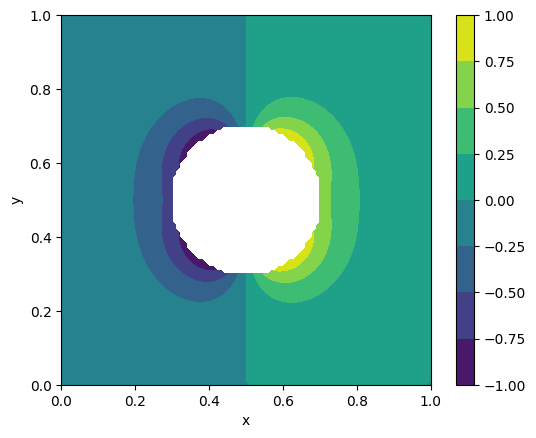

Reproduce this figure in Python.
import numpy as np
import matplotlib.pyplot as plt
from scipy.optimize import root
from itertools import product

class Solver:
    """A 2-dimensional, first order accurate finite difference
    scheme for elliptic PDE with irregular geometries

    Reference: "Numerical Partial Differential Equations: Conservation
    Laws and Elliptic Equations", Ch. 11, by J. W. Thomas

    Attributes
    ----------
    un : float array, 2-dimensional
        state vector representing the solution at timestep "n"
    unp1 : float array, 2-dimensional
        state vector representing the solution at timestep "n+1"
    t : float
        time, initialized to zero
    dt : float
        timestep
    iterations : int
        number of iterations done
    xmin : float
        minimum value of the x-axis
    xmax : float
        maximum value of the x-axis
    ymin : float
        minimum value of the y-axis
    ymax : float
        maximum value of the y-axis
    dx : float
        stepsize of the x-axis
    dy : float
        stepsize of the y-axis
    x : float array, 1-dimensional
        gridpoints on the x-axis
    y : float array, 1-dimensional
        gridpoints on the y-axis
    X : float array, 2-dimensional
        the x domain
    Y : float array, 2-dimensional
        the y domain
    si : float
        starting parameter
    sf : float
        final parameter
    ds : float
        max stepsize for the parameter
    atol : float
        tolerance
    rho_l : float array, 2-dimensional
        distance to the surface in the -x direction, 1 by default
    rho_r : float array, 2-dimensional
        distance to the surface in the +x direction, 1 by default
    rho_d : float array, 2-dimensional
        distance to the surface in the -y direction, 1 by default
    rho_u : float array, 2-dimensional
        distance to the surface in the +y direction, 1 by default
    un_rho_l : float array, 2-dimensional
        boundary condition of a neighboring surface in the -x direction
    un_rho_r : float array, 2-dimensional
        boundary condition of a neighboring surface in the +x direction
    un_rho_d : float array, 2-dimensional
        boundary condition of a neighboring surface in the -y direction
    un_rho_u : float array, 2-dimensional
        boundary condition of a neighboring surface in the +y direction
    s0 : float array, 2-dimensional
        array of scheme parameters
    s1 : float array, 2-dimensional
        array of scheme parameters
    s2 : float array, 2-dimensional
        array of scheme parameters
    s3 : float array, 2-dimensional
        array of scheme parameters
    s4 : float array, 2-dimensional
        array of scheme parameters
    b_on_shape : boolean array, 2-dimensional
        tracks gridpoints on the shape's surface
    b_in_shape : boolean array, 2-dimensional
        tracks gridpoints within the shape
    surf_x : dictionary
        tracks points on x-gridlines on the shape's surface
    surf_y : dictionary
        tracks points on y-gridlines on the shape's surface

    Methods
    -------
    f_x(s)
        parameteric function calculating x at parameter "s"
    f_y(s)
        parameteric function calculating y at parameter "s"
    initial_conditions()
        Sets initial conditions
    boundary_conditions()
        Calculate boundary conditions on the surface (edges of the
        domain are fixed to 0).
    iteration(n, tol)
        Runs "n" iterations of the scheme
    plot_solution(filename)
        Plots the solution and saves the figure to "filename".

    """

    def __init__(self, n, dt, si, sf, ns, xmin=0, xmax=1, ymin=0, ymax=1, atol=1e-6):
        """Constructs attributes for the solver object.

        Arguments
        ---------
        n : int
            number of gridpoints on both the x- and y-axis
        dt : float
            timestep
        si : float
            starting parameter
        sf : float
            final parameter
        ns : int
            number of gridcells
        xmin : float, optional
            minimum value of the x-axis
        xmax : float, optional
            maximum value of the x-axis
        ymin : float, optional
            minimum value of the y-axis
        ymax : float, optional
            maximum value of the y-axis
        atol : float, optional
            tolerance
        """

        self.atol = atol
        self.t = 0
        self.iterations = 0
        self.dt = dt

        # Parametric variable
        self.si = si
        self.sf = sf
        self.ds = (self.sf - self.si) / (ns+1)

        # Grid
        self.n = n
        self.xmin = xmin
        self.xmax = xmax
        self.ymin = ymin
        self.ymax = ymax
        self.x = np.linspace(self.xmin, self.xmax, self.n)
        self.y = np.linspace(self.ymin, self.ymax, self.n)
        self.dx = self.x[1] - self.x[0]
        self.dy = self.y[1] - self.y[0]
        assert self.dx == self.dy, 'Only tested for cases with a regular grid'
        self.r = self.dt / self.dx / self.dx
        self.X, self.Y = np.meshgrid(self.x, self.y, indexing='ij')

        # Distance from gridpoint to shape surface, if adjacent; 1 by default
        self.rho_l = np.ones(self.X.shape)
        self.rho_r = np.ones(self.X.shape)
        self.rho_u = np.ones(self.X.shape)
        self.rho_d = np.ones(self.X.shape)

        # Overrides adjecent gridpoint with boundary condition of the surface, if needed;
        # 1 by default
        self.un_rho_l = np.ones(self.X.shape)
        self.un_rho_r = np.ones(self.X.shape)
        self.un_rho_u = np.ones(self.X.shape)
        self.un_rho_d = np.ones(self.X.shape)

        # Scheme parameters
        self.s0 = None
        self.s1 = None
        self.s2 = None
        self.s3 = None
        self.s4 = None

        # Booleans for gridpoints
        self.b_on_shape = np.zeros(self.X.shape, dtype=bool)
        self.b_in_shape = np.zeros(self.X.shape, dtype=bool)

        # State variables
        self.un = None
        self.unp1 = None

        # Surface points
        self.surf_x = None
        self.surf_y = None

        # Fill/update arrays with values needed
        self._calc_surf_points()
        self._set_bools_in_shape()
        self._set_bools_on_shape()
        self._calc_dist_from_surf()
        self._calc_scheme_parameters()

    def _calc_surf_points(self):
        """ Calculates points on the surface of the shape along each gridline.
        """
        
        # Setup a bunch of points by following the trajectory;
        # each x- or y-line must have a pair of points surrounding it
        sn = self.si
        xn = self.f_x(sn)
        yn = self.f_y(sn)
        points = [(xn, yn, sn)]
        while sn < self.sf:
            ds = self.ds
            xn = self.f_x(sn + self.ds)
            yn = self.f_y(sn + self.ds)
            while np.abs(xn - points[-1][0]) > (self.dx - self.atol) or np.abs(yn - points[-1][1]) > (self.dy - self.atol):
                ds /= 2
                xn = self.f_x(sn + ds)
                yn = self.f_y(sn + ds)
            sn += ds
            points.append((xn, yn, sn))

        def equations_x(p, y):
            x, s = p
            return (y-self.f_y(s), x-self.f_x(s))

        def equations_y(p, x):
            y, s = p
            return (y-self.f_y(s), x-self.f_x(s))

        # Use these points to find intersections with the grid on each axis
        self.surf_x = {xi:[] for xi in self.x}
        for pa, pb in zip(points[1:], points[:-1]):
            x_pa, y_pa, s_pa = pa
            x_pb, y_pb, s_pb = pb
            if np.isclose(x_pa, x_pb, self.atol):
                continue

            # Find a gridline of x
            if x_pa > x_pb:
                b = (x_pa + self.atol > self.x) * (x_pb - self.atol < self.x)
            else:
                b = (x_pa - self.atol < self.x) * (x_pb + self.atol > self.x)

            if any(b):
                assert sum(b) == 1
                x = self.x[b][0]
            else:
                continue

            # Calculate the y not on a gridline
            y = None
            for yi, si in product([y_pa, y_pb], [s_pa, s_pb]):
                r = root(equations_y, [yi, si], x)
                if r.success:
                    y = r.x[0]
                    self.surf_x[x].append(y)
                    break
            assert y is not None
        
        self.surf_y = {yi:[] for yi in self.y}
        for pa, pb in zip(points[1:], points[:-1]):
            x_pa, y_pa, s_pa = pa
            x_pb, y_pb, s_pb = pb
            if np.isclose(y_pa, y_pb, self.atol):
                continue

            # Find a gridline of y
            if y_pa > y_pb:
                b = (y_pa + self.atol > self.y) * (y_pb - self.atol < self.y)
            else:
                b = (y_pa - self.atol < self.y) * (y_pb + self.atol > self.y)

            if any(b):
                assert sum(b) == 1
                y = self.y[b][0]
            else:
                continue

            # Calculate the x not on a gridline
            x = None
            for xi, si in product([x_pa, x_pb], [s_pa, s_pb]):
                r = root(equations_x, [xi, si], y)
                if r.success:
                    x = r.x[0]
                    self.surf_y[y].append(x)
                    break
            assert x is not None

    def _set_bools_in_shape(self):
        """Determines which gridpoints are within the shape, filling the
        b_in_shape attribute.
        """
        
        # Find b_in_shape using these intersection points
        # Make sure to OMIT any points that are on the surface
        for j, y in enumerate(self.y):
            for i, x in enumerate(self.x):
                out_x = True
                out_y = True
                if self.surf_x[x]:
                    out_x = (y < min(self.surf_x[x]) + self.atol) or (y > max(self.surf_x[x]) - self.atol)
                if self.surf_y[y]:
                    out_y = (x < min(self.surf_y[y]) + self.atol) or (x > max(self.surf_y[y]) - self.atol)
                self.b_in_shape[i,j] = not (out_y or out_x) # found neither to be outside on the x direction nor the y direction --> must be inside

    def _set_bools_on_shape(self):
        """Determines which gridpoints are on the surfaces of the shape,
        filling the b_on_shape attribute.
        """

        # Loop over surface points and check if they are on the grid
        for i, (xi, y) in enumerate(self.surf_x.items()):
            for yi in y:
                b = (yi - self.atol < self.y) * (yi + self.atol > self.y)
                if any(b):
                    assert sum(b) == 1
                    j = np.where(b)[0][0]
                    if not self.b_in_shape[i,j]:
                        self.b_on_shape[i,j] = True
        
        for j, (yj, x) in enumerate(self.surf_y.items()):
            for xj in x:
                b = (xj - self.atol < self.x) * (xj + self.atol > self.x)
                if any(b):
                    assert sum(b) == 1
                    i = np.where(b)[0][0]
                    if not self.b_in_shape[i,j]:
                        self.b_on_shape[i,j] = True

    def _calc_dist_from_surf(self):
        """Calculated distances from the shape surface to neighboring
        gridpoints, filling the rho_* and un_rho_* attributes.
        """
        
        # Find distances from grid points to surface points,
        # b_in_shape will be used to identify directions to set the measurement.

        # Loop over surface points
        for idx_x, (x, ys) in enumerate(self.surf_x.items()):
            for y in ys:
                gt = self.y > y + self.atol
                idx_y = np.where(gt)[0][0] - 1
                if self.b_on_shape[idx_x,idx_y]:
                    continue
                if ~self.b_in_shape[idx_x,idx_y] and self.b_in_shape[idx_x,idx_y+1]:
                    d = y - self.y[idx_y]
                    self.rho_u[idx_x,idx_y] = d / self.dy
                    self.un_rho_u[idx_x,idx_y] = self.boundary_conditions(self.x[idx_x], self.y[idx_y]+d)
                elif ~self.b_in_shape[idx_x,idx_y+1] and self.b_in_shape[idx_x,idx_y]:
                    d = self.y[idx_y+1] - y
                    self.rho_d[idx_x,idx_y+1] = d / self.dy
                    self.un_rho_d[idx_x,idx_y+1] = self.boundary_conditions(self.x[idx_x], self.y[idx_y+1]-d)

        for idx_y, (y, xs) in enumerate(self.surf_y.items()):
            for x in xs:
                gt = self.x > x + self.atol
                idx_x = np.where(gt)[0][0] - 1
                if self.b_on_shape[idx_x,idx_y]:
                    continue
                if ~self.b_in_shape[idx_x,idx_y] and self.b_in_shape[idx_x+1,idx_y]:
                    d = x - self.x[idx_x]
                    self.rho_r[idx_x,idx_y] = d / self.dx
                    self.un_rho_r[idx_x,idx_y] = self.boundary_conditions(self.x[idx_x]+d, self.y[idx_y])
                elif self.b_in_shape[idx_x,idx_y] and ~self.b_in_shape[idx_x+1,idx_y]:
                    d = self.x[idx_x+1] - x
                    self.rho_l[idx_x+1,idx_y] = d / self.dx
                    self.un_rho_l[idx_x+1,idx_y] = self.boundary_conditions(self.x[idx_x+1]-d, self.y[idx_y])


    def _calc_scheme_parameters(self):
        """Calculated constant parameters used in the scheme and the initial
        state.
        """

        self.s0 = 1 - 2*self.r/self.rho_l/self.rho_r - 2*self.r/self.rho_u/self.rho_d
        self.s1 = 4 * self.r / (1+self.rho_l) / self.rho_r / (1+self.rho_r)
        self.s2 = 4 * self.r / (1+self.rho_r) / self.rho_l / (1+self.rho_l)
        self.s3 = 4 * self.r / (1+self.rho_d) / self.rho_u / (1+self.rho_u)
        self.s4 = 4 * self.r / (1+self.rho_u) / self.rho_d / (1+self.rho_d)

        self.un = self.initial_conditions()
        self.un[self.b_on_shape] = self.boundary_conditions(self.X[self.b_on_shape], self.Y[self.b_on_shape])
        self.un[self.b_in_shape] = 1.0

    def iteration(self, n=100, tol=1e-4):
        """Performs n iterations for the first-order accurate scheme.
        
        Arguments
        ---------
        n : int, optional
            number of iterations
        tol : float, optional
            terminates iterations when this error tolerance between iterations
            is met

        """
        for _ in range(n):
            self.iterations += 1
            self.t += self.dt

            # Calculate state at the next timestep
            self.unp1 = self.s0 * self.un
            self.unp1[:-1,:] += self.s1[:-1,:] * self.un[1:,:] * self.un_rho_r[:-1,:]
            self.unp1[1:,:] += self.s2[1:,:] * self.un[:-1,:] * self.un_rho_l[1:,:]
            self.unp1[:,:-1] += self.s3[:,:-1] * self.un[:,1:] * self.un_rho_u[:,:-1]
            self.unp1[:,1:] += self.s4[:,1:] * self.un[:,:-1] * self.un_rho_d[:,1:]

            # Preserve boundary conditions on the shape and parameters inside the shape
            self.unp1[self.b_on_shape] = self.un[self.b_on_shape]
            self.unp1[self.b_in_shape] = self.un[self.b_in_shape]

            # BCs on the edges fixed at 0
            self.unp1[0,:] = 0
            self.unp1[-1,:] = 0
            self.unp1[:,0] = 0
            self.unp1[:,-1] = 0

            # Swap pointers
            self.un, self.unp1 = self.unp1, self.un

            # Calculate error between iterations
            error = np.linalg.norm(self.un - self.unp1)
            if self.iterations % 1000 == 0:
                print(f'iteration {self.iterations}, error {error}')
            if error < tol:
                break

        print(f'finished on iteration {self.iterations} with error {error}')
        return self.un

    def boundary_conditions(self, x, y):
        """Set boundary conditions of the surface of the shape."""
        return np.sin(4*np.pi*(x - 0.5))

    def initial_conditions(self):
        """Set initial condition of the whole state array."""
        return np.zeros(self.X.shape)

    def f_x(self, s):
        """Parametric function for the x-coordinate of the shape."""
        return 0.5 + np.cos(s)/5

    def f_y(self, s):
        """Parametric function for the y-coordinate of the shape."""
        return 0.5 + np.sin(s)/5

    def plot_solution(self, filename=None):
        """Plots the solution"""
        fig = plt.figure()
        ax = fig.add_subplot(111)
        ax.set_aspect('equal', adjustable='box')
        ax.set_xlabel('x')
        ax.set_ylabel('y')
        c = np.copy(self.un)
        c[self.b_in_shape] = np.nan
        cs = ax.contourf(self.X, self.Y, c)
        cbar = fig.colorbar(cs)
        if filename is None:
            plt.show()
        else:
            plt.savefig(filename, bbox_inches='tight')


def main():
    s = Solver(101, 0.000001, 0, 2*np.pi, 1)
    s.iteration(10000)
    s.plot_solution('solver.png')


if __name__=='__main__':
    main()
